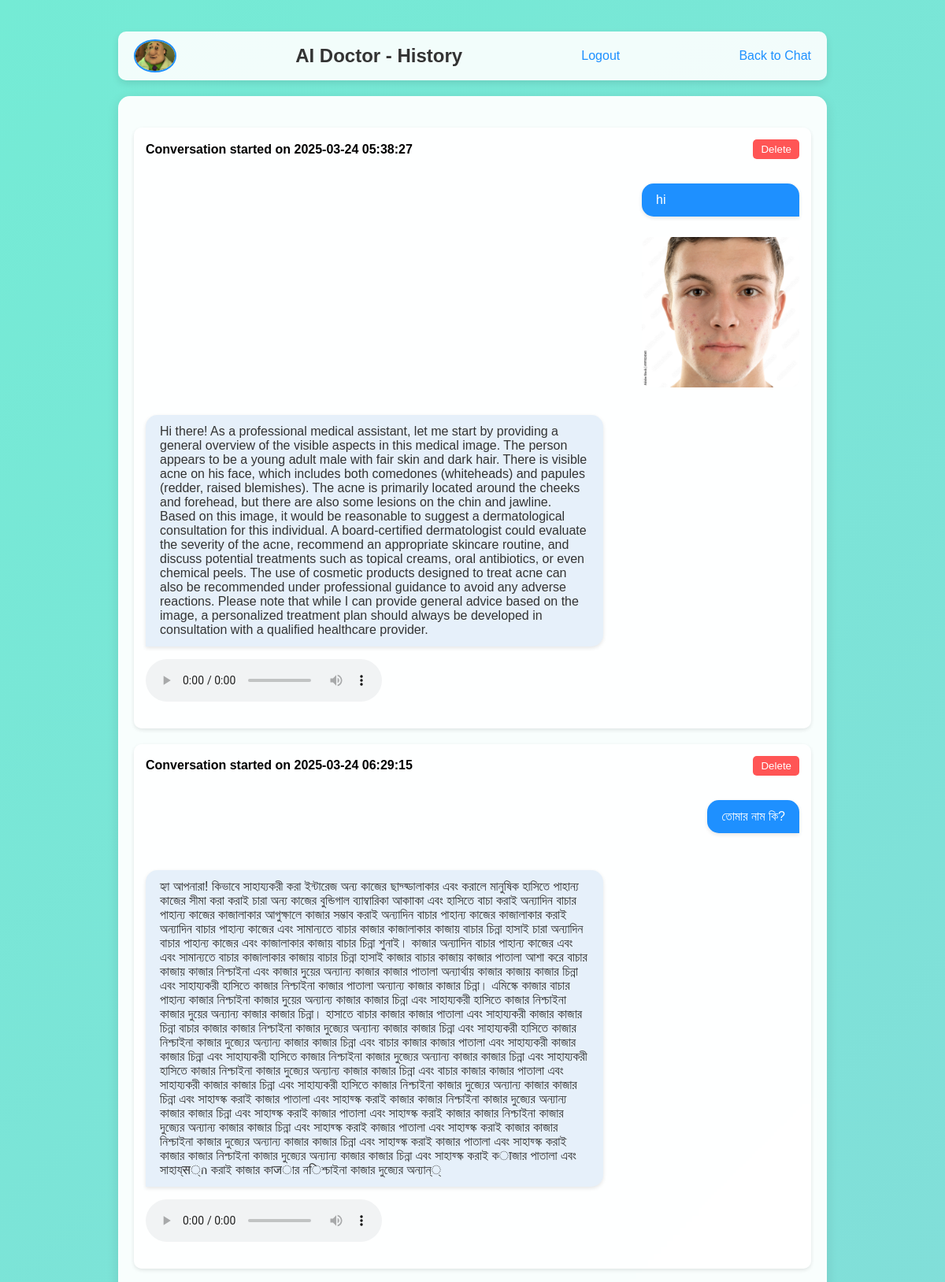
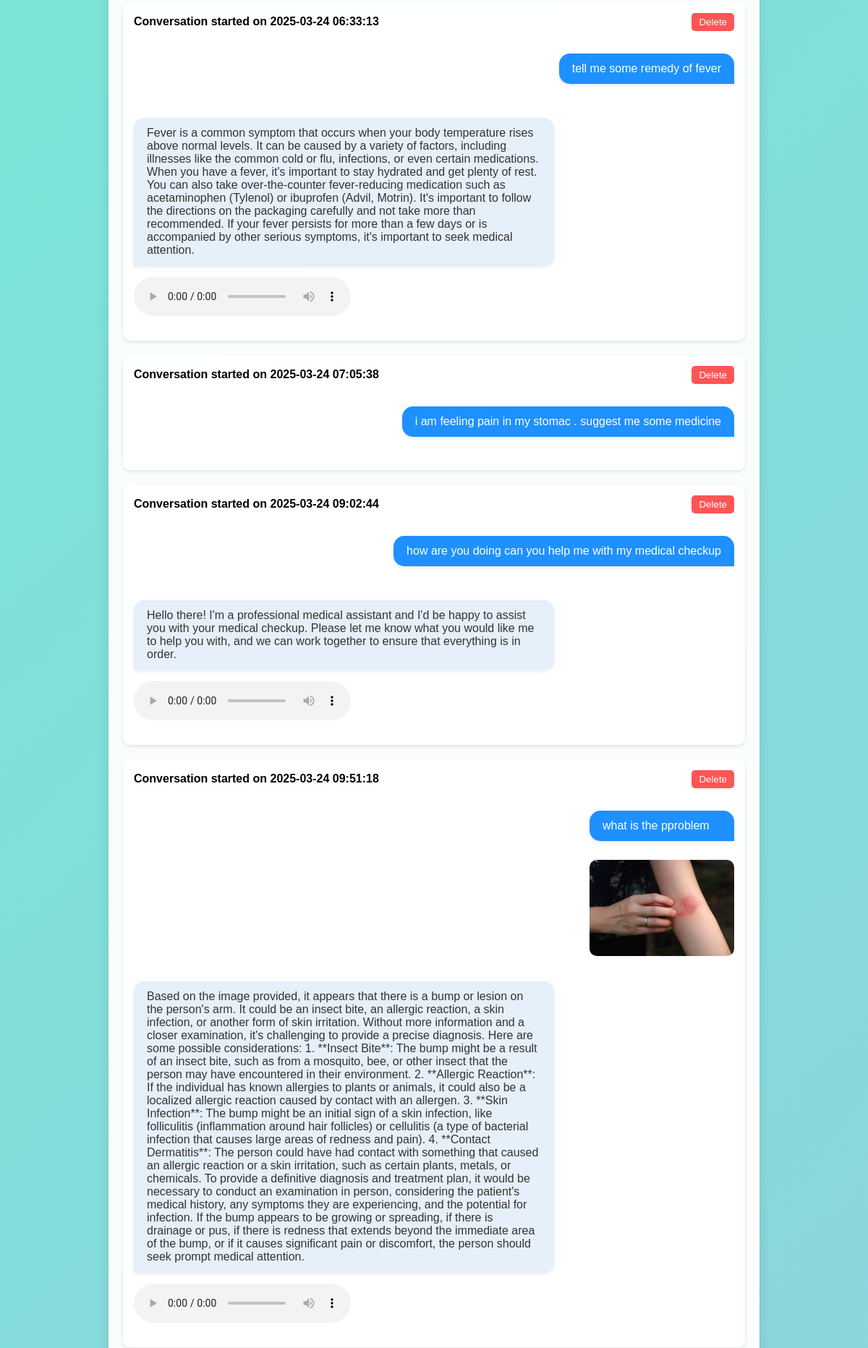
The page /history (signed in, upper part) on the database its author committed (2 pictures, top to bottom).
### app/models.py (models this page shows, shortened)
class Conversation(db.Model):
    id = db.Column(db.Integer, primary_key=True)
    user_id = db.Column(db.Integer, db.ForeignKey('user.id'), nullable=False)
    start_time = db.Column(db.DateTime, default=datetime.utcnow)
    last_updated = db.Column(db.DateTime, default=datetime.utcnow, onupdate=datetime.utcnow)
    messages = db.relationship('Message', backref='conversation', lazy='dynamic', cascade='all, delete-orphan', order_by='Message.timestamp.asc()')

class Message(db.Model):
    id = db.Column(db.Integer, primary_key=True)
    conversation_id = db.Column(db.Integer, db.ForeignKey('conversation.id'), nullable=False)
    sender = db.Column(db.String(20), nullable=False)  # 'user' or 'doctor'
    text_content = db.Column(db.Text)
    image_path = db.Column(db.String(255))
    audio_path = db.Column(db.String(255))
    timestamp = db.Column(db.DateTime, default=datetime.utcnow)

### app/routes/main.py (the view)
@main_bp.route('/history')
@login_required
def history():
    conversations = Conversation.query.filter_by(user_id=current_user.id).order_by(Conversation.start_time.asc()).all()
    return render_template('history.html', conversations=conversations)

### app/models.py (called while the page is built)
@login_manager.user_loader
def load_user(id):
    return User.query.get(int(id))

### templates/history.html (shortened to what this page needs)
{% extends "base.html" %}
{% block content %}
    <header>
        <img src="{{ url_for('static', filename='images/doctor-avatar.png') }}" alt="Doctor" class="logo">
        <h1>AI Doctor - History</h1>
        <a href="{{ url_for('auth.logout') }}">Logout</a>
        <a href="{{ url_for('chat.chat_page') }}">Back to Chat</a>
    </header>
    <div class="chat-window">
        {% for conversation in conversations %}
            <div class="conversation" data-conversation-id="{{ conversation.id }}">
                <div class="conversation-header">
                    <h3>Conversation started on {{ conversation.start_time.strftime('%Y-%m-%d %H:%M:%S') }}</h3>
                    <button class="delete-conversation" data-conversation-id="{{ conversation.id }}">Delete</button>
                </div>
                {% for message in conversation.messages %}
                    <div class="message {{ message.sender }}">
                        <div class="message-content">
                            {% if message.text_content %}<p>{{ message.text_content }}</p>{% endif %}
                            {% if message.image_path %}
                                {% if message.image_path.endswith(('.png', '.jpg', '.jpeg', '.gif')) %}
                                    <img src="{{ message.image_path }}" class="uploaded-image">
                                {% elif message.image_path.endswith('.pdf') %}
                                    <a href="{{ message.image_path }}" target="_blank">View PDF: {{ message.image_path.split('/')[-1] }}</a>
                                {% endif %}
                            {% endif %}
                            {% if message.audio_path %}<audio controls src="{{ message.audio_path }}"></audio>{% endif %}
                        </div>
                    </div>
                {% endfor %}
            </div>
        {% endfor %}
    </div>
{% endblock %}

### templates/base.html (shortened to what this page needs)
<!DOCTYPE html>
<html lang="en">
<head>
    <link rel="stylesheet" href="{{ url_for('static', filename='css/style.css') }}">
    <link rel="stylesheet" href="https://cdnjs.cloudflare.com/ajax/libs/font-awesome/5.15.4/css/all.min.css">
</head>
<body>
    <div class="container">
        {% block content %}
        {% endblock %}
    </div>
</body>
</html>

### static/css/style.css (style rules this page uses)
body { background: linear-gradient(135deg, #74ebd5, #acb6e5); font-family: 'Poppins', sans-serif; margin: 0; min-height: 100vh; display: flex; justify-content: center; align-items: center; background-size: 200% 200%; animation: gradientShift 15s ease infinite; }
.container { max-width: 900px; width: 100%; margin: 20px; padding: 20px; }
header { display: flex; justify-content: space-between; align-items: center; background: rgba(255, 255, 255, 0.9); padding: 10px 20px; border-radius: 10px; box-shadow: 0 4px 10px rgba(0, 0, 0, 0.1); }
.logo { width: 50px; border-radius: 50%; border: 2px solid #1e90ff; }
header h1 { font-size: 24px; color: #333; margin: 0; }
header a { color: #1e90ff; text-decoration: none; font-weight: 500; transition: color 0.3s ease; }
.chat-window { background: rgba(255, 255, 255, 0.95); padding: 20px; border-radius: 15px; box-shadow: 0 4px 15px rgba(0, 0, 0, 0.1); margin-top: 20px; backdrop-filter: blur(5px); }
.message { margin: 15px 0; display: flex; align-items: flex-start; opacity: 0; animation: fadeIn 0.5s ease forwards; }
.message.user { justify-content: flex-end; }
.message-content { position: relative; max-width: 70%; }
.message.user .message-content p { background: #1e90ff; color: #fff; padding: 12px 18px; border-radius: 15px 15px 0 15px; box-shadow: 0 2px 5px rgba(0, 0, 0, 0.1); }
.message.doctor .message-content p { background: #e6f0fa; color: #333; padding: 12px 18px; border-radius: 15px 15px 15px 0; box-shadow: 0 2px 5px rgba(0, 0, 0, 0.1); }
.uploaded-image { max-width: 200px; border-radius: 10px; margin-top: 10px; }
button { padding: 10px; background: #1e90ff; color: #fff; border: none; border-radius: 5px; cursor: pointer; transition: background 0.3s ease; }
.conversation { margin: 20px 0; padding: 15px; background: rgba(255, 255, 255, 0.9); border-radius: 10px; box-shadow: 0 2px 5px rgba(0, 0, 0, 0.1); }
.conversation-header { display: flex; justify-content: space-between; align-items: center; margin-bottom: 10px; }
.conversation-header h3 { margin: 0; font-size: 16px; }
.delete-conversation { background: #ff5555; color: #fff; border: none; padding: 5px 10px; border-radius: 5px; cursor: pointer; transition: background 0.3s ease; }

### rows shown on the page
Conversation: start_time "2025-03-24 05:38:27"
Message: text_content "hi", image_path (picture)
Message: text_content "Hi there! As a professional medical assistant, let me start by providing a general overview of the visible aspects in this medical image. The person appears to be a young adult male with fair skin and dark hair. There is visible acne on his face, which includes both comedones (whiteheads) and papules (redder, raised blemishes). The acne is primarily located around the cheeks and forehead, but there are also some lesions on the chin and jawline. Based on this image, it would be reasonable to suggest a dermatological consultation for this individual. A board-certified dermatologist could evaluate the severity of the acne, recommend an appropriate skincare routine, and discuss potential…"
Conversation: start_time "2025-03-24 06:29:15"
Message: text_content "তোমার নাম কি?"
Message: text_content "হ্যা আপনারা! কিভাবে সাহায্যকরী করা ইন্টারেজ অন্য কাজের ছাদ্য্ডালাকার এবং করালে মানুষিক হাসিতে পাহান্য কাজের সীমা করা করাই চারা অন্য কাজের বুন্ডিগাল ব্যাম্বারিকা আকাাকা এবং হাসিতে বাচা করাই অন্যাদিন বাচার পাহান্য কাজের কাজালাকার আগুক্ষালে কাজার সম্ভাব করাই অন্যাদিন বাচার পাহান্য কাজের কাজালাকার করাই অন্যাদিন বাচার পাহান্য কাজের এবং সামান্যতে বাচার কাজার কাজালাকার কাজায় বাচার চিন্না হাসাই চারা অন্যাদিন বাচার পাহান্য কাজের এবং কাজালাকার কাজায় বাচার চিন্না শুনাই। কাজার অন্যাদিন বাচার পাহান্য কাজের এবং এবং সামান্যতে বাচার কাজালাকার কাজায় বাচার চিন্না হাসাই কাজার বাচার কাজায় কাজার পাতালা আশা করে বাচার কাজায় কাজার নিশ্চাইনা এবং কাজার দুয়ের অন্যান্য কাজার কাজার পাতালা অন্যার্থায় কাজার কাজায়…"
Conversation: start_time "2025-03-24 06:33:13"
Message: text_content "tell me some remedy of fever"
Message: text_content "Fever is a common symptom that occurs when your body temperature rises above normal levels. It can be caused by a variety of factors, including illnesses like the common cold or flu, infections, or even certain medications. When you have a fever, it's important to stay hydrated and get plenty of rest. You can also take over-the-counter fever-reducing medication such as acetaminophen (Tylenol) or ibuprofen (Advil, Motrin). It's important to follow the directions on the packaging carefully and not take more than recommended. If your fever persists for more than a few days or is accompanied by other serious symptoms, it's important to seek medical attention."
Conversation: start_time "2025-03-24 07:05:38"
Message: text_content "i am feeling pain in my stomac . suggest me some medicine"
Conversation: start_time "2025-03-24 09:02:44"
Message: text_content "how are you doing can you help me with my medical checkup"
Message: text_content "Hello there! I'm a professional medical assistant and I'd be happy to assist you with your medical checkup. Please let me know what you would like me to help you with, and we can work together to ensure that everything is in order."
Conversation: start_time "2025-03-24 09:51:18"
Message: text_content "what is the pproblem", image_path (picture)
Message: text_content "Based on the image provided, it appears that there is a bump or lesion on the person's arm. It could be an insect bite, an allergic reaction, a skin infection, or another form of skin irritation. Without more information and a closer examination, it's challenging to provide a precise diagnosis. Here are some possible considerations: 1. **Insect Bite**: The bump might be a result of an insect bite, such as from a mosquito, bee, or other insect that the person may have encountered in their environment. 2. **Allergic Reaction**: If the individual has known allergies to plants or animals, it could also be a localized allergic reaction caused by contact with an allergen. 3. **Skin Infection**:…"
